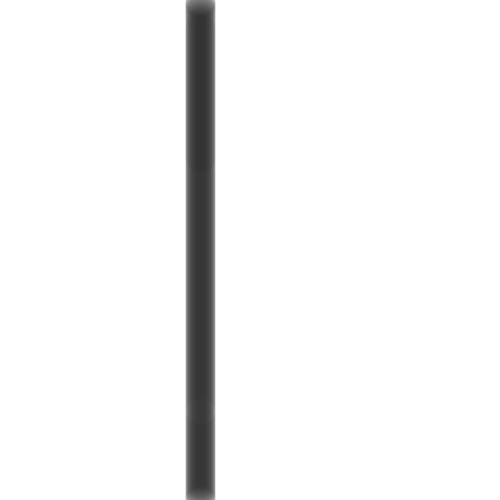
Frame 1 (no input)
Frame 60 (the mouse pressed at the canvas centre just before this capture): identical to frame 1, image omitted
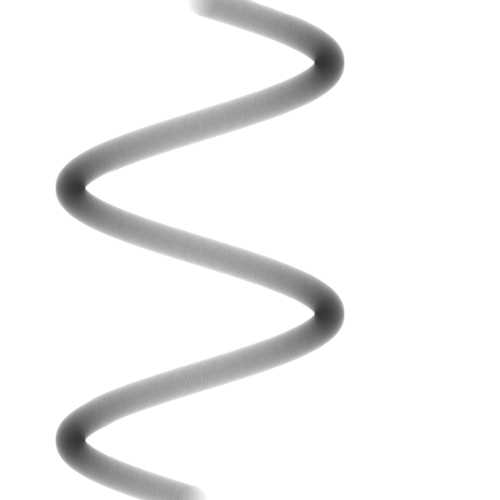
Frame 120 (the mouse held since frame 60 and released just before this capture)

The Processing sketch that drew these frames (run headless with seeded random() and noise(); from frame 60 on, the mouse is pressed at the canvas centre):

// Processing sketch: sinComplexMouse
// ── sinComplexMouse.pde
void setup()
{
  size(500, 500);
  strokeWeight(30);
  stroke(0, 13);
}
void draw()
{
  background(255);
  float t = 0;
  float x = 0;
  float czestotliwosc1 = mouseY * 0.01;
  float czestotliwosc2 = mouseX * 0.01;
  while (t < 5)
  {
    t = t + 0.01;
    x = sin(t*czestotliwosc1) * 100;
    x = x + sin(t*czestotliwosc2) * 30;
    float y = t*100.0;
    point(x+200,y);
  }
}
